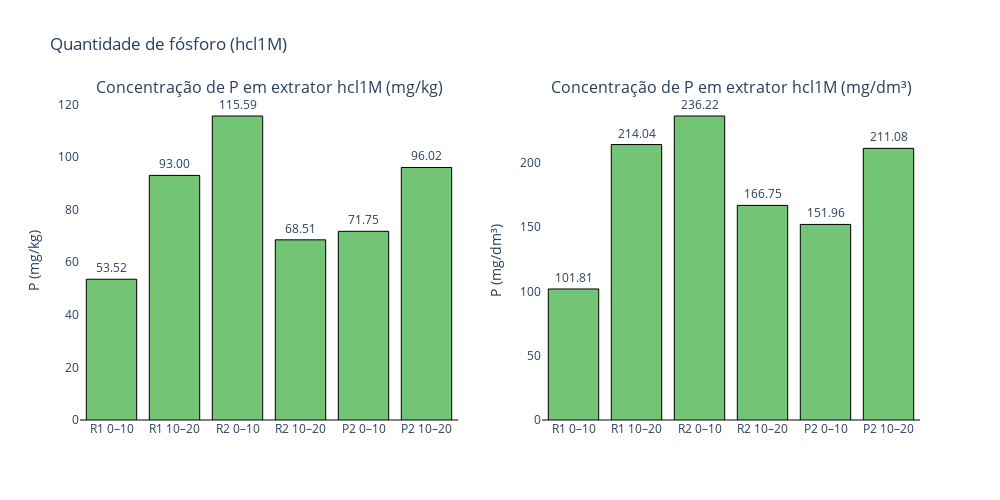

Notebook code cell kept with this figure:
### Code cell
import plotly.graph_objects as go
from plotly.subplots import make_subplots
import numpy as np

# Seus dados (mantém o mesmo formato)
valores_mgkg = np.array([
    R1_0_10_hcl1M,
    R1_10_20_hcl1M,
    R2_0_10_hcl1M,
    R2_10_20_hcl1M,
    P2_0_10_hcl1M,
    P2_10_20_hcl1M
], dtype=float)

valores_mg_dm3 = np.array(valores_mg_dm3, dtype=float)
densidades = np.array(densidades, dtype=float)

labels = ['R1 0–10','R1 10–20','R2 0–10','R2 10–20','P2 0–10','P2 10–20']

def colors_for(vals):
    return ['#74c476' if v >= 0 else '#d9d9d9' for v in vals]

# Exibir dados no terminal
for label, dens, mgkg, mgdm3 in zip(labels, densidades, valores_mgkg, valores_mg_dm3):
    print(f"{label}: densidade = {dens:.4f} g/cm³  |  {mgkg:.2f} mg/kg  ->  {mgdm3:.2f} mg/dm³")

# Criação das duas colunas (subplots lado a lado)
fig = make_subplots(rows=1, cols=2, subplot_titles=("Concentração de P em extrator hcl1M (mg/kg)", "Concentração de P em extrator hcl1M (mg/dm³)"))

# --- Primeiro gráfico (mg/kg)
colors1 = colors_for(valores_mgkg)
texts1 = [f"{v:.2f}" if v >= 0 else "Não mensurável" for v in valores_mgkg]
fig.add_trace(
    go.Bar(
        x=labels,
        y=valores_mgkg,
        text=texts1,
        textposition="outside",
        marker=dict(color=colors1, line=dict(color='black', width=1)),
        name="P (mg/kg)"
    ),
    row=1, col=1
)

# --- Segundo gráfico (mg/dm³)
colors2 = colors_for(valores_mg_dm3)
texts2 = [f"{v:.2f}" if v >= 0 else "Não mensurável" for v in valores_mg_dm3]
fig.add_trace(
    go.Bar(
        x=labels,
        y=valores_mg_dm3,
        text=texts2,
        textposition="outside",
        marker=dict(color=colors2, line=dict(color='black', width=1)),
        name="P (mg/dm³)"
    ),
    row=1, col=2
)

# Layout geral
fig.update_layout(
    height=500,
    width=1000,
    title_text="Quantidade de fósforo (hcl1M)",
    showlegend=False,
    plot_bgcolor='rgba(0,0,0,0)',
)
fig.update_yaxes(title_text="P (mg/kg)", row=1, col=1, zeroline=True, zerolinewidth=1, zerolinecolor='black')
fig.update_yaxes(title_text="P (mg/dm³)", row=1, col=2, zeroline=True, zerolinewidth=1, zerolinecolor='black')

fig.show()

### Figure 1 — Plotly figure (JSON) as saved in the notebook; plotly's stock layout.template omitted (floating-point values rounded to 4 significant figures)
{"data": [{"marker": {"color": ["#74c476", "#74c476", "#74c476", "#74c476", "#74c476", "#74c476"], "line": {"color": "black", "width": 1}}, "name": "P (mg/kg)", "text": ["53.52", "93.00", "115.59", "68.51", "71.75", "96.02"], "textposition": "outside", "type": "bar", "x": ["R1 0–10", "R1 10–20", "R2 0–10", "R2 10–20", "P2 0–10", "P2 10–20"], "xaxis": "x", "y": [53.52, 93.0, 115.6, 68.51, 71.75, 96.02], "yaxis": "y"}, {"marker": {"color": ["#74c476", "#74c476", "#74c476", "#74c476", "#74c476", "#74c476"], "line": {"color": "black", "width": 1}}, "name": "P (mg/dm³)", "text": ["101.81", "214.04", "236.22", "166.75", "151.96", "211.08"], "textposition": "outside", "type": "bar", "x": ["R1 0–10", "R1 10–20", "R2 0–10", "R2 10–20", "P2 0–10", "P2 10–20"], "xaxis": "x2", "y": [101.8, 214.0, 236.2, 166.7, 152.0, 211.1], "yaxis": "y2"}], "layout": {"annotations": [{"font": {"size": 16}, "showarrow": false, "text": "Concentração de P em extrator hcl1M (mg/kg)", "x": 0.225, "xanchor": "center", "xref": "paper", "y": 1, "yanchor": "bottom", "yref": "paper"}, {"font": {"size": 16}, "showarrow": false, "text": "Concentração de P em extrator hcl1M (mg/dm³)", "x": 0.775, "xanchor": "center", "xref": "paper", "y": 1, "yanchor": "bottom", "yref": "paper"}], "height": 500, "plot_bgcolor": "rgba(0,0,0,0)", "showlegend": false, "title": {"text": "Quantidade de fósforo (hcl1M)"}, "width": 1000, "xaxis": {"anchor": "y", "domain": [0, 0.45]}, "xaxis2": {"anchor": "y2", "domain": [0.55, 1]}, "yaxis": {"anchor": "x", "domain": [0, 1], "title": {"text": "P (mg/kg)"}, "zeroline": true, "zerolinecolor": "black", "zerolinewidth": 1}, "yaxis2": {"anchor": "x2", "domain": [0, 1], "title": {"text": "P (mg/dm³)"}, "zeroline": true, "zerolinecolor": "black", "zerolinewidth": 1}}}
